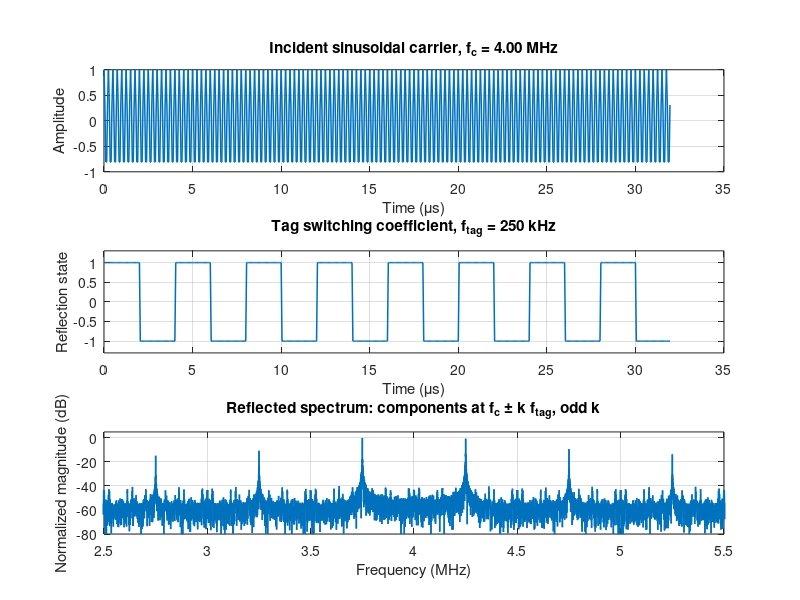

Source code (MATLAB): (Note: this script raises an error after producing the figure.)
function run_sine_reflection_demo()
%RUN_SINE_REFLECTION_DEMO  Visualize switching modulation of a sine carrier.
%
% A simplified LightThief insight model:
%   reflected(t) = incident_carrier(t) .* tag_switch(t)
%
% A zero-mean square-wave switching coefficient translates the carrier onto
% odd harmonics at fc +/- k*ftag, k = 1, 3, 5, ...
%
% This is a simulation-only physical insight demo. It does not load measured
% data or implement a hardware interface.

fs = 20e6;
duration = 2e-3;
fc = 4e6;
ftag = 250e3;

t = (0:round(duration * fs) - 1) / fs;
incident = cos(2 * pi * fc * t);
tag_switch = sign(sin(2 * pi * ftag * t));
tag_switch(tag_switch == 0) = 1;
reflected = incident .* tag_switch;

nfft = 2 ^ nextpow2(numel(reflected));
spectrum = abs(fft(reflected, nfft));
spectrum = spectrum(1:nfft / 2 + 1);
spectrum = spectrum / max(spectrum);
spectrum_db = 20 * log10(spectrum + 1e-12);
frequency = (0:nfft / 2) * fs / nfft;

fig = figure('Position', [100 100 900 700], 'Color', 'w');

view_samples = 1:min(round(8 / ftag * fs), numel(t));

subplot(3, 1, 1);
plot(t(view_samples) * 1e6, incident(view_samples), 'LineWidth', 1.1);
grid on;
xlabel('Time (\mus)');
ylabel('Amplitude');
title(sprintf('Incident sinusoidal carrier, f_c = %.2f MHz', fc / 1e6));

subplot(3, 1, 2);
plot(t(view_samples) * 1e6, tag_switch(view_samples), 'LineWidth', 1.1);
grid on;
ylim([-1.3 1.3]);
xlabel('Time (\mus)');
ylabel('Reflection state');
title(sprintf('Tag switching coefficient, f_{tag} = %.0f kHz', ftag / 1e3));

subplot(3, 1, 3);
plot(frequency / 1e6, spectrum_db, 'LineWidth', 1.1);
grid on;
xlim([max(0, (fc - 6 * ftag) / 1e6), min(fs / 2e6, (fc + 6 * ftag) / 1e6)]);
ylim([-80 5]);
xlabel('Frequency (MHz)');
ylabel('Normalized magnitude (dB)');
title('Reflected spectrum: components at f_c \pm k f_{tag}, odd k');
hold on;
for k = [1 3 5]
    lower = fc - k * ftag;
    upper = fc + k * ftag;
    if lower > 0
        xline(lower / 1e6, 'r--');
    end
    if upper < fs / 2
        xline(upper / 1e6, 'r--');
    end
end

figure_dir = fullfile(fileparts(mfilename('fullpath')), 'figures');
if ~exist(figure_dir, 'dir')
    mkdir(figure_dir);
end
output_file = fullfile(figure_dir, 'sine_reflection_spectrum.png');
saveas(fig, output_file);

fprintf('Incident carrier: %.2f MHz\n', fc / 1e6);
fprintf('Tag switching rate: %.0f kHz\n', ftag / 1e3);
fprintf('Expected sidebands: fc +/- k*ftag for odd k\n');
fprintf('Figure written to %s\n', output_file);
end
